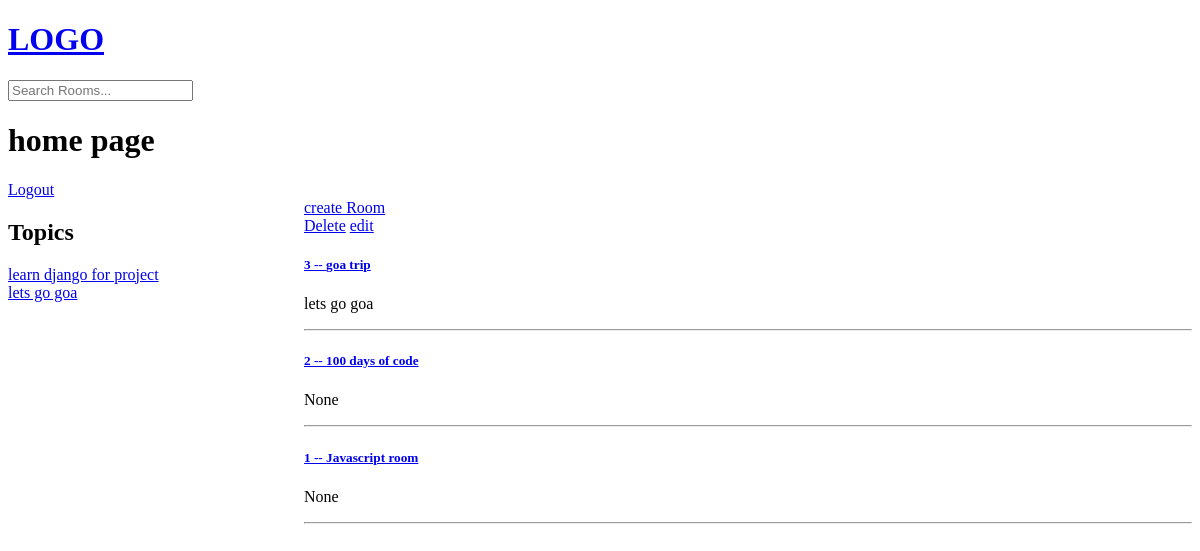
The app's page / (signed in), older data.
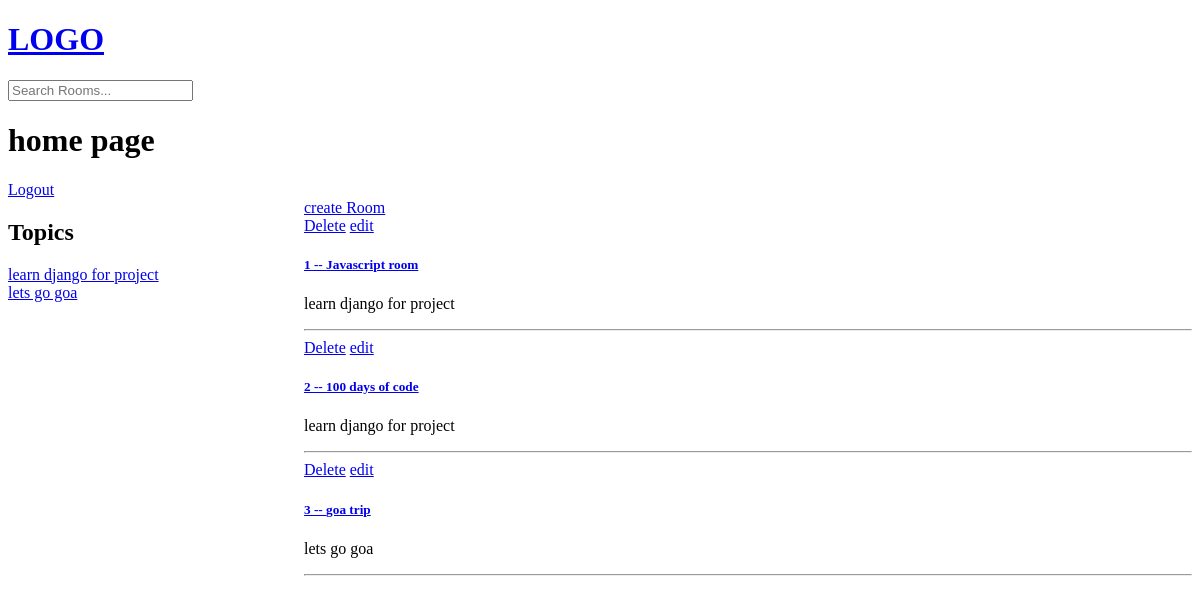
The same page, newer data.
### base/models.py (models this page shows, shortened)
class Topic(models.Model):
    name = models.CharField(max_length=200)
    def __str__(self):
        return self.name

class Room(models.Model):
    host = models.ForeignKey(User, on_delete=models.SET_NULL, null=True)
    topic = models.ForeignKey(Topic, on_delete=models.SET_NULL, null=True)
    name = models.CharField(max_length=200)
    description = models.TextField(null=True, blank=True)
    participants = models.ManyToManyField(
        User, related_name='participants', blank=True)
    updated = models.DateTimeField(auto_now=True)
    created = models.DateTimeField(auto_now_add=True)
    class Meta:
        ordering = ['-updated', '-created']

### base/views.py (the view)
# urls.py: path('', views.homePage, name="home"),
def homePage(request):
    q = request.GET.get('q') if request.GET.get('q') != None else ''
    rooms = Room.objects.filter(
        Q(topic__name__icontains=q) |
        Q(name__icontains=q) |
        Q(description__icontains=q)
    )
    topics = Topic.objects.all()
    context = {'rooms': rooms, 'topics': topics}
    return render(request, 'base/home.html', context)

### base/templates/base/home.html (shortened to what this page needs)
{%extends 'main.html'%} {%block content%}
<h1>home page</h1>
{%if request.user.is_authenticated%}
<a href="{%url 'logout'%}">Logout</a>
{%else%}
<a href="{%url 'login'%}">Login</a>
{%endif%}
<div class="home-container">
  <div>
    <h2>Topics</h2>
    {%for topic in topics%}
    <div>
      <a href="{%url 'home'%}?q={{topic.name}}">{{topic.name}}</a>
    </div>
    {%endfor%}
  </div>
  <div>
    <a href="{% url 'createRoom'%}">create Room</a>
    <div>
      {%for room in rooms%}
      <div>
        {% if request.user == room.host %}
        <a href="{%url 'deleteRoom' room.id%}">Delete</a>
        <a href="{%url 'updateRoom' room.id%}">edit</a>
        {% endif %}
        <a href="{%url 'room' room.id%}"
          ><h5>{{room.id}} -- {{room.name}}</h5>
        </a>
        <p>{{room.topic}}</p>
        <hr />
      </div>
      {%endfor%}
    </div>
  </div>
</div>
{%endblock%}

Row changes from the older to the newer data that the page shows:
changed Room "Javascript room": topic "None" → "learn django for project"; now shows "Delete edit"; moves up the list
changed Room "100 days of code": topic "None" → "learn django for project"; now shows "Delete edit"; moves down the list
